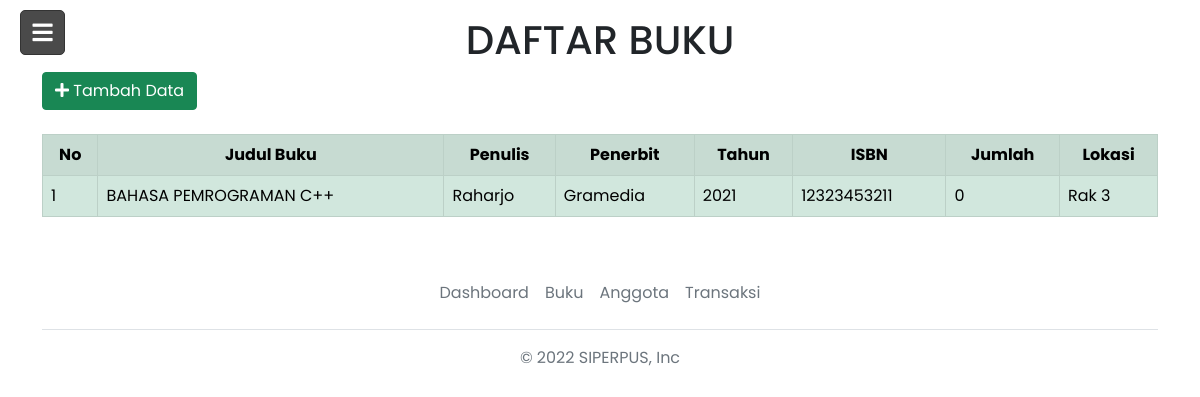
The app's page /index.php?page=buku (signed in) with its own data.
### tables this page shows
CREATE TABLE `tb_buku` (
  `id_buku` int(11) NOT NULL,
  `judul` varchar(35) NOT NULL,
  `pengarang` varchar(25) NOT NULL,
  `penerbit` varchar(20) NOT NULL,
  `tahun_terbit` varchar(5) NOT NULL,
  `isbn` varchar(25) NOT NULL,
  `jumlah_buku` int(11) NOT NULL,
  `lokasi` varchar(8) NOT NULL,
  `tgl_input` timestamp NOT NULL DEFAULT current_timestamp() ON UPDATE current_timestamp()
);

### halaman/buku/formBuku.php (the view, shortened to what this page needs)
<!DOCTYPE html>
<html lang="en">
<head>
</head>
<body>
<section>
    <div class="container" >
        <div id="page-wrapper">
            <div id="page-inner">
                <div class="panel panel-default">
                     <h1 class="text-center">DAFTAR BUKU</h1>
                        <div class="panel-body">
                            <div class="table-responsive">
                        <?php if ($_SESSION['admin']) { ?>
                        <div>
                            <a href="index.php?page=tambahBuku" class="btn btn-success"><i class=" fa fa-plus "></i> Tambah Data</a>
                        </div>
                        <?php } ?>
                        <br>
                                 <table class="table table-success table-striped table-bordered ">
                                    <tr class="text-center">
                                        <th>No</th>
                                        <th>Judul Buku</th>
                                        <th>Penulis</th>
                                        <th>Penerbit</th>
                                        <th>Tahun</th>
                                        <th>ISBN</th>
                                        <th>Jumlah</th>
                                        <th>Lokasi</th>
                                    </tr>
                    <?php
                                $sql = "SELECT * FROM tb_buku";
                                $query = mysqli_query($koneksi,$sql);
                    $no = 0;
                    while ($data = mysqli_fetch_array($query)) {
                        $judul = $data['judul'];
                        $pengarang = $data['pengarang'];
                        $penerbit = $data['penerbit'];
                        $tahun_terbit = $data['tahun_terbit'];
                        $isbn = $data['isbn'];
                        $jumlah_buku = $data['jumlah_buku'];
                        $lokasi = $data['lokasi'];
                      $no++;
                      ?>
                      <tr>
                        <td><?php echo $no; ?></td>
                        <td><?php echo $judul; ?></td>
                        <td><?php echo $pengarang; ?></td>
                        <td><?php echo $penerbit; ?></td>
                        <td><?php echo $tahun_terbit; ?></td>
                        <td><?php echo $isbn; ?></td>
                        <td><?php echo $jumlah_buku; ?></td>
                        <td><?php echo $lokasi; ?></td>
                      </tr>
                <?php } ?>
                                </table>
                        </div>
                    </div>
                </div>
            </div>
        </div>
    </div>
</section>
</body>
</html>

### styleindex.css (style rules this page uses)
* { margin: 0; padding: 0; box-sizing: border-box; font-family: Poppins; }
body { background-image: url(img/bg4.jpg); background-size: cover; }

### halaman/buku/formBuku.php (style rules this page uses)
h1 { padding-top:1rem }

### records on screen
tb_buku: judul "BAHASA PEMROGRAMAN C++", pengarang "Raharjo", penerbit "Gramedia", tahun_terbit "2021", isbn "12323453211", jumlah_buku "0", lokasi "Rak 3"
